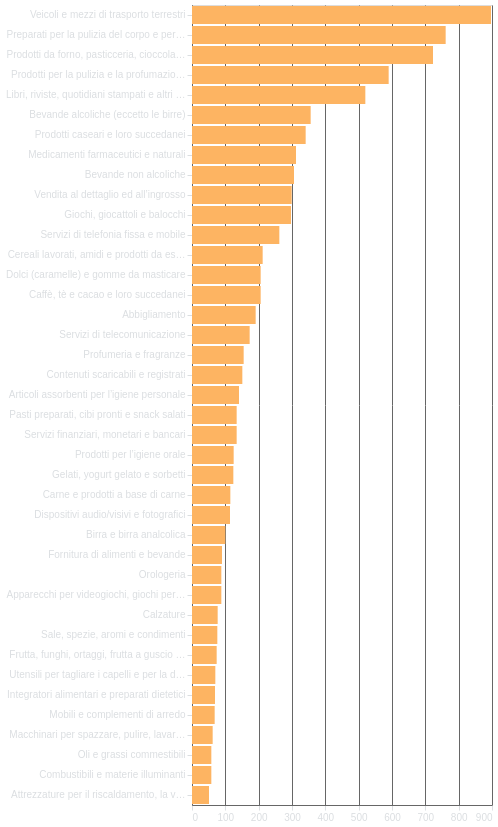

Specify this chart in Vega-Lite:
### Vega-Lite specification from a JSON file in a GitHub repository (floating-point values rounded to 4 significant figures; data arrays with more than 128 entries replaced by an {"elided": "..."} marker saying what was removed)
{"config": {"background": "transparent", "title": {"color": "#DBDEE1", "fontSize": 16}, "axis": {"domainColor": "#666666", "gridColor": "#666666", "tickColor": "#DBDEE1", "titleColor": "#DBDEE1", "labelColor": "#DBDEE1"}, "legend": {"labelColor": "#DBDEE1", "titleColor": "#DBDEE1"}}, "data": {"name": "data-25e002d0e59d7aa648922f8166c1acf8"}, "mark": {"type": "bar", "tooltip": true}, "encoding": {"color": {"value": "#fdb462"}, "tooltip": [{"field": "product_type", "title": "Tipo di prodotto", "type": "nominal"}, {"field": "nice_class_", "title": "Classe di Nizza", "type": "ordinal"}, {"field": "count", "title": "Nº di spot", "type": "quantitative"}], "x": {"field": "count", "title": null, "type": "quantitative"}, "y": {"field": "product_type", "sort": "-x", "title": null, "type": "ordinal"}}, "height": "container", "params": [{"name": "param_16", "select": {"type": "interval", "encodings": []}, "bind": "scales"}], "transform": [{"aggregate": [{"op": "count", "as": "count"}], "groupby": ["product_type", "nice_class"]}, {"window": [{"op": "rank", "field": "count", "as": "rank"}], "sort": [{"field": "count", "order": "descending"}]}, {"filter": "(datum.rank <= 40)"}, {"calculate": "datum.price + ' ' + datum.symbol", "as": "combined_tooltip"}, {"calculate": "datum[\"product_type\"]+\". \"+datum[\"nice_class_title_it\"]", "as": "nice_class_and_name"}, {"calculate": "datum[\"nice_class\"]", "as": "nice_class_"}], "width": "container", "$schema": "https://vega.github.io/schema/vega-lite/v5.17.0.json", "datasets": {"data-25e002d0e59d7aa648922f8166c1acf8": {"elided": "10350 records"}}}
